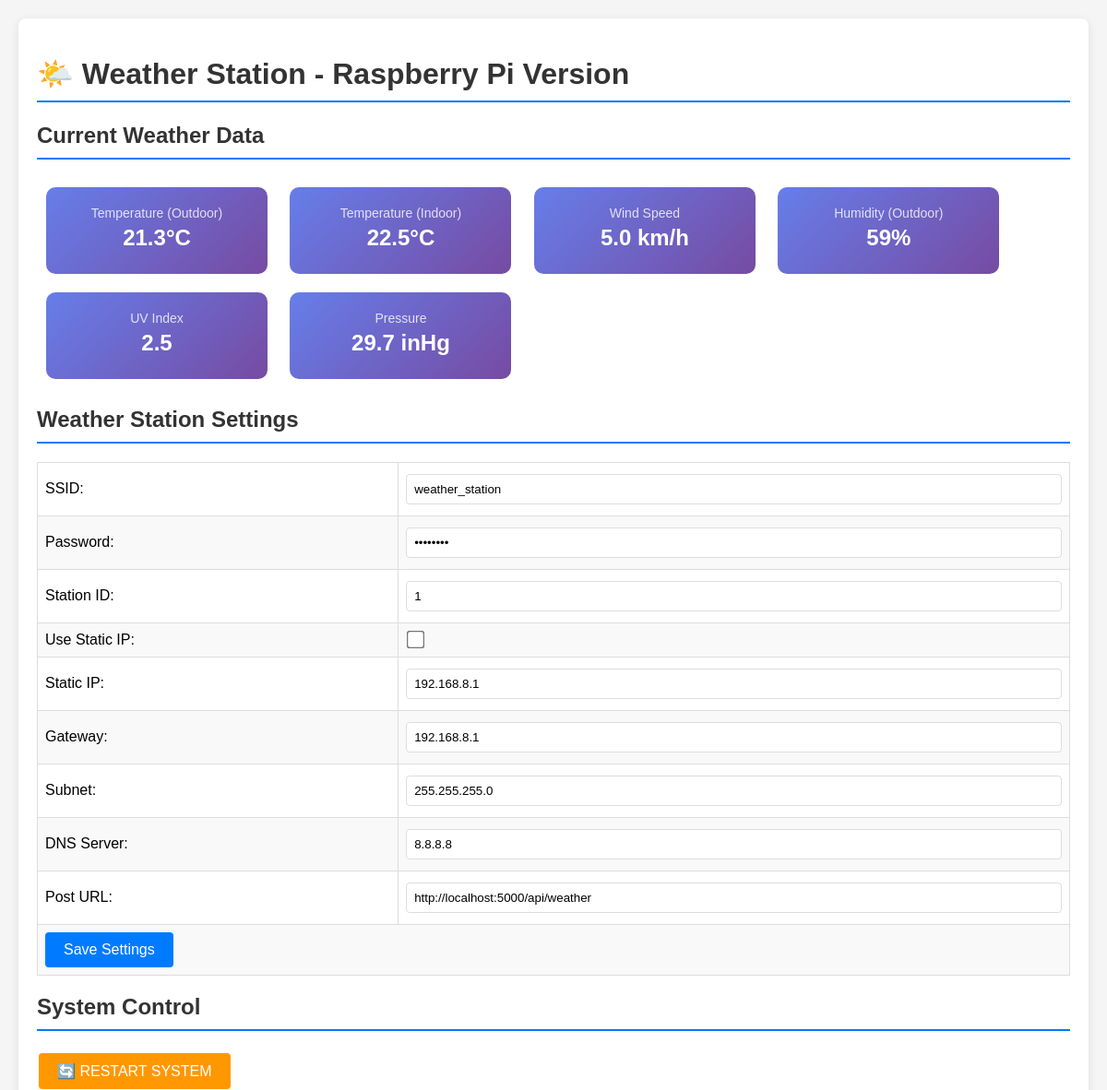
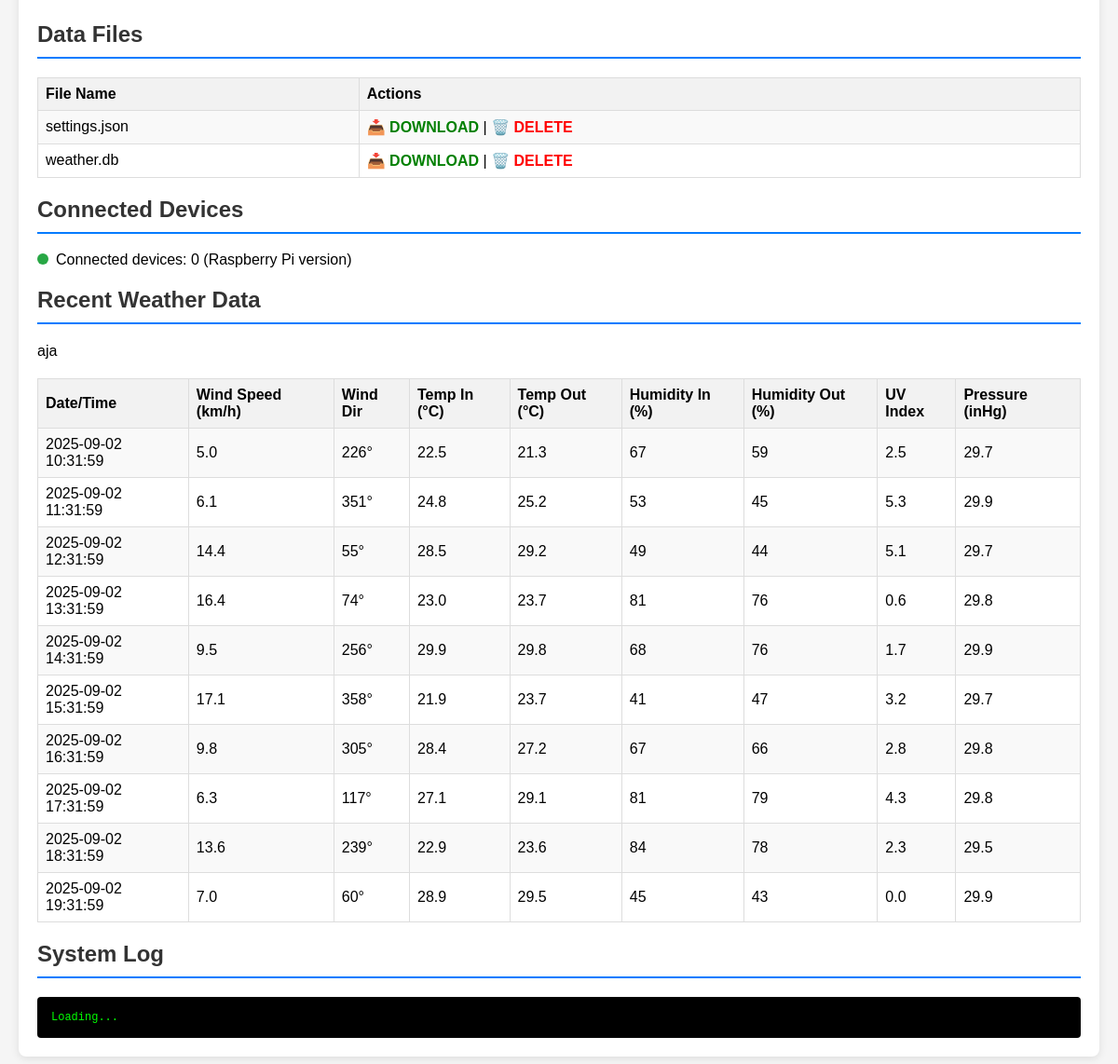
The page / on the database its author committed (2 pictures, top to bottom).
### tables this page shows
CREATE TABLE weather_data (
            id INTEGER PRIMARY KEY AUTOINCREMENT,
            datetime TEXT NOT NULL,
            windspeed_kmh REAL,
            wind_direction INTEGER,
            rain_rate_in REAL,
            temp_in_c REAL,
            temp_out_c REAL,
            humidity_in INTEGER,
            humidity_out INTEGER,
            uv_index REAL,
            wind_gust_kmh REAL,
            barometric_pressure_rel_in REAL,
            barometric_pressure_abs_in REAL,
            solar_radiation_wm2 REAL,
            daily_rain_in REAL,
            rain_today_in REAL,
            total_rain_in REAL,
            weekly_rain_in REAL,
            monthly_rain_in REAL,
            yearly_rain_in REAL,
            max_daily_gust REAL,
            wh65_batt REAL,
            created_at TIMESTAMP DEFAULT CURRENT_TIMESTAMP
        );

### weather_station.py (the view)
@app.route('/')
def handle_root():
    try:
        conn = sqlite3.connect(config.db_file)
        cursor = conn.cursor()
        cursor.execute('SELECT * FROM weather_data ORDER BY created_at DESC LIMIT 10')
        recent_data = cursor.fetchall()
        conn.close()
        files = []
        if os.path.exists('data'):
            files = [f for f in os.listdir('data') if os.path.isfile(os.path.join('data', f))]
        return render_template('index.html',
                             settings=config.settings,
                             recent_data=recent_data,
                             files=files,
                             connected_devices=get_connected_devices())
    except Exception as e:
        add_to_serial_buffer(f"Error in handle_root: {str(e)}")
        return f"Error: {str(e)}", 500

### weather_station.py (called while the page is built)
def get_connected_devices():
    return "Connected devices: 0 (Raspberry Pi version)"

### templates/index.html (shortened to what this page needs)
<!DOCTYPE html>
<html lang="en">
<head>
</head>
<body>
    <div class="container">
        <h1>🌤️ Weather Station - Raspberry Pi Version</h1>
        <h2>Current Weather Data</h2>
        <div id="current-weather">
            {% if recent_data %}
                {% set latest = recent_data[0] %}
                <div class="weather-card">
                    <div class="weather-label">Temperature (Outdoor)</div>
                    <div class="weather-value">{{ "%.1f"|format(latest[6]) }}°C</div>
                </div>
                <div class="weather-card">
                    <div class="weather-label">Temperature (Indoor)</div>
                    <div class="weather-value">{{ "%.1f"|format(latest[5]) }}°C</div>
                </div>
                <div class="weather-card">
                    <div class="weather-label">Wind Speed</div>
                    <div class="weather-value">{{ "%.1f"|format(latest[2]) }} km/h</div>
                </div>
                <div class="weather-card">
                    <div class="weather-label">Humidity (Outdoor)</div>
                    <div class="weather-value">{{ latest[8] }}%</div>
                </div>
                <div class="weather-card">
                    <div class="weather-label">UV Index</div>
                    <div class="weather-value">{{ latest[9] }}</div>
                </div>
                <div class="weather-card">
                    <div class="weather-label">Pressure</div>
                    <div class="weather-value">{{ "%.1f"|format(latest[11]) }} inHg</div>
                </div>
            {% else %}
                <p>No weather data available yet.</p>
            {% endif %}
        </div>
        <h2>Weather Station Settings</h2>
        <form action="/save" method="POST">
            <table>
                <tr>
                    <td>SSID:</td>
                    <td><input type="text" name="ssid" value="{{ settings.ssid }}"></td>
                </tr>
                <tr>
                    <td>Password:</td>
                    <td><input type="password" name="password" value="{{ settings.password }}"></td>
                </tr>
                <tr>
                    <td>Station ID:</td>
                    <td><input type="number" name="id" value="{{ settings.id }}"></td>
                </tr>
                <tr>
                    <td>Use Static IP:</td>
                    <td><input type="checkbox" name="useStaticIP" {% if settings.useStaticIP %}checked{% endif %}></td>
                </tr>
                <tr>
                    <td>Static IP:</td>
                    <td><input type="text" name="staticIP" value="{{ settings.staticIP }}"></td>
                </tr>
                <tr>
                    <td>Gateway:</td>
                    <td><input type="text" name="gateway" value="{{ settings.gateway }}"></td>
                </tr>
                <tr>
                    <td>Subnet:</td>
                    <td><input type="text" name="subnet" value="{{ settings.subnet }}"></td>
                </tr>
                <tr>
                    <td>DNS Server:</td>
                    <td><input type="text" name="dnsServer" value="{{ settings.dnsServer }}"></td>
                </tr>
                <tr>
                    <td>Post URL:</td>
                    <td><input type="text" name="postUrl" value="{{ settings.postUrl }}"></td>
                </tr>
                <tr>
                    <td colspan="2"><input type="submit" value="Save Settings"></td>
                </tr>
            </table>
        </form>
        <h2>System Control</h2>
        <a href="/restart" class="restart" onclick="return confirm('Are you sure you want to restart the system?')">
            🔄 RESTART SYSTEM
        </a>
        <h2>Data Files</h2>
        <table>
            <tr>
                <th>File Name</th>
                <th>Actions</th>
            </tr>
            {% for file in files %}
            <tr>
                <td>{{ file }}</td>
                <td>
                    <a href="/download?file={{ file }}" class="download">📥 DOWNLOAD</a> |
                    <a href="/delete?file={{ file }}" class="delete" onclick="return confirm('Are you sure you want to delete this file?')">🗑️ DELETE</a>
                </td>
            </tr>
            {% endfor %}
        </table>
        <h2>Connected Devices</h2>
        <p><span class="status-indicator status-online"></span>{{ connected_devices }}</p>
        <h2>Recent Weather Data</h2>
        <table>
            <tr>aja
                <th>Date/Time</th>
                <th>Wind Speed (km/h)</th>
                <th>Wind Dir</th>
                <th>Temp In (°C)</th>
                <th>Temp Out (°C)</th>
                <th>Humidity In (%)</th>
                <th>Humidity Out (%)</th>
                <th>UV Index</th>
                <th>Pressure (inHg)</th>
            </tr>
            {% for data in recent_data %}
            <tr>
                <td>{{ data[1] }}</td>
                <td>{{ "%.1f"|format(data[2]) }}</td>
                <td>{{ data[3] }}°</td>
                <td>{{ "%.1f"|format(data[5]) }}</td>
                <td>{{ "%.1f"|format(data[6]) }}</td>
                <td>{{ data[7] }}</td>
                <td>{{ data[8] }}</td>
                <td>{{ data[9] }}</td>
                <td>{{ "%.1f"|format(data[11]) }}</td>
            </tr>
            {% endfor %}
        </table>
        <h2>System Log</h2>
        <div id="serial" class="serial-monitor">Loading...</div>
    </div>
</body>
</html>

### templates/index.html (style rules this page uses)
body { font-family: Arial, sans-serif; margin: 0; padding: 20px; background-color: #f5f5f5; }
.container { max-width: 1200px; margin: 0 auto; background: white; padding: 20px; border-radius: 8px; box-shadow: 0 2px 10px rgba(0,0,0,0.1); }
h1, h2 { color: #333; border-bottom: 2px solid #007bff; padding-bottom: 10px; }
table { width: 100%; border-collapse: collapse; margin: 20px 0; }
th, td { text-align: left; padding: 8px; border: 1px solid #ddd; }
th { background-color: #f2f2f2; font-weight: bold; }
tr:nth-child(even) { background-color: #f9f9f9; }
.download { color: green; font-weight: bold; text-transform: uppercase; text-decoration: none; }
.delete { color: red; font-weight: bold; text-transform: uppercase; text-decoration: none; }
.restart { background-color: #ff9800; color: white; padding: 10px 20px; text-align: center; text-decoration: none; display: inline-block; font-size: 16px; margin: 4px 2px; cursor: pointer; border: none; border-radius: 4px; }
input[type="text"], input[type="password"], input[type="number"] { width: 100%; padding: 8px; margin: 4px 0; border: 1px solid #ddd; border-radius: 4px; box-sizing: border-box; }
input[type="submit"] { background-color: #007bff; color: white; padding: 10px 20px; border: none; border-radius: 4px; cursor: pointer; font-size: 16px; }
input[type="checkbox"] { transform: scale(1.5); }
.serial-monitor { background-color: #000; color: #00ff00; padding: 15px; border-radius: 4px; font-family: 'Courier New', monospace; font-size: 12px; max-height: 300px; overflow-y: auto; white-space: pre-wrap; }
.status-indicator { display: inline-block; width: 12px; height: 12px; border-radius: 50%; margin-right: 8px; }
.status-online { background-color: #28a745; }
.weather-card { display: inline-block; background: linear-gradient(135deg, #667eea 0%, #764ba2 100%); color: white; padding: 20px; margin: 10px; border-radius: 10px; min-width: 200px; text-align: center; }
.weather-value { font-size: 24px; font-weight: bold; margin: 5px 0; }
.weather-label { font-size: 14px; opacity: 0.8; }

### rows shown on the page
weather_data: temp_out_c "21.3", temp_in_c "22.5", windspeed_kmh "5.0", humidity_out "59", uv_index "2.5", barometric_pressure_rel_in "29.7", datetime "2025-09-02 10:31:59", wind_direction "226", humidity_in "67"
weather_data: datetime "2025-09-02 11:31:59", windspeed_kmh "6.1", wind_direction "351", temp_in_c "24.8", temp_out_c "25.2", humidity_in "53", humidity_out "45", uv_index "5.3", barometric_pressure_rel_in "29.9"
weather_data: datetime "2025-09-02 12:31:59", windspeed_kmh "14.4", wind_direction "55", temp_in_c "28.5", temp_out_c "29.2", humidity_in "49", humidity_out "44", uv_index "5.1", barometric_pressure_rel_in "29.7"
weather_data: datetime "2025-09-02 13:31:59", windspeed_kmh "16.4", wind_direction "74", temp_in_c "23.0", temp_out_c "23.7", humidity_in "81", humidity_out "76", uv_index "0.6", barometric_pressure_rel_in "29.8"
weather_data: datetime "2025-09-02 14:31:59", windspeed_kmh "9.5", wind_direction "256", temp_in_c "29.9", temp_out_c "29.8", humidity_in "68", humidity_out "76", uv_index "1.7", barometric_pressure_rel_in "29.9"
weather_data: datetime "2025-09-02 15:31:59", windspeed_kmh "17.1", wind_direction "358", temp_in_c "21.9", temp_out_c "23.7", humidity_in "41", humidity_out "47", uv_index "3.2", barometric_pressure_rel_in "29.7"
weather_data: datetime "2025-09-02 16:31:59", windspeed_kmh "9.8", wind_direction "305", temp_in_c "28.4", temp_out_c "27.2", humidity_in "67", humidity_out "66", uv_index "2.8", barometric_pressure_rel_in "29.8"
weather_data: datetime "2025-09-02 17:31:59", windspeed_kmh "6.3", wind_direction "117", temp_in_c "27.1", temp_out_c "29.1", humidity_in "81", humidity_out "79", uv_index "4.3", barometric_pressure_rel_in "29.8"
weather_data: datetime "2025-09-02 18:31:59", windspeed_kmh "13.6", wind_direction "239", temp_in_c "22.9", temp_out_c "23.6", humidity_in "84", humidity_out "78", uv_index "2.3", barometric_pressure_rel_in "29.5"
weather_data: datetime "2025-09-02 19:31:59", windspeed_kmh "7.0", wind_direction "60", temp_in_c "28.9", temp_out_c "29.5", humidity_in "45", humidity_out "43", uv_index "0.0", barometric_pressure_rel_in "29.9"

### other values the page prints
{{ file }} "settings.json" "weather.db"
{{ connected_devices }} "Connected devices: 0 (Raspberry Pi version)"
